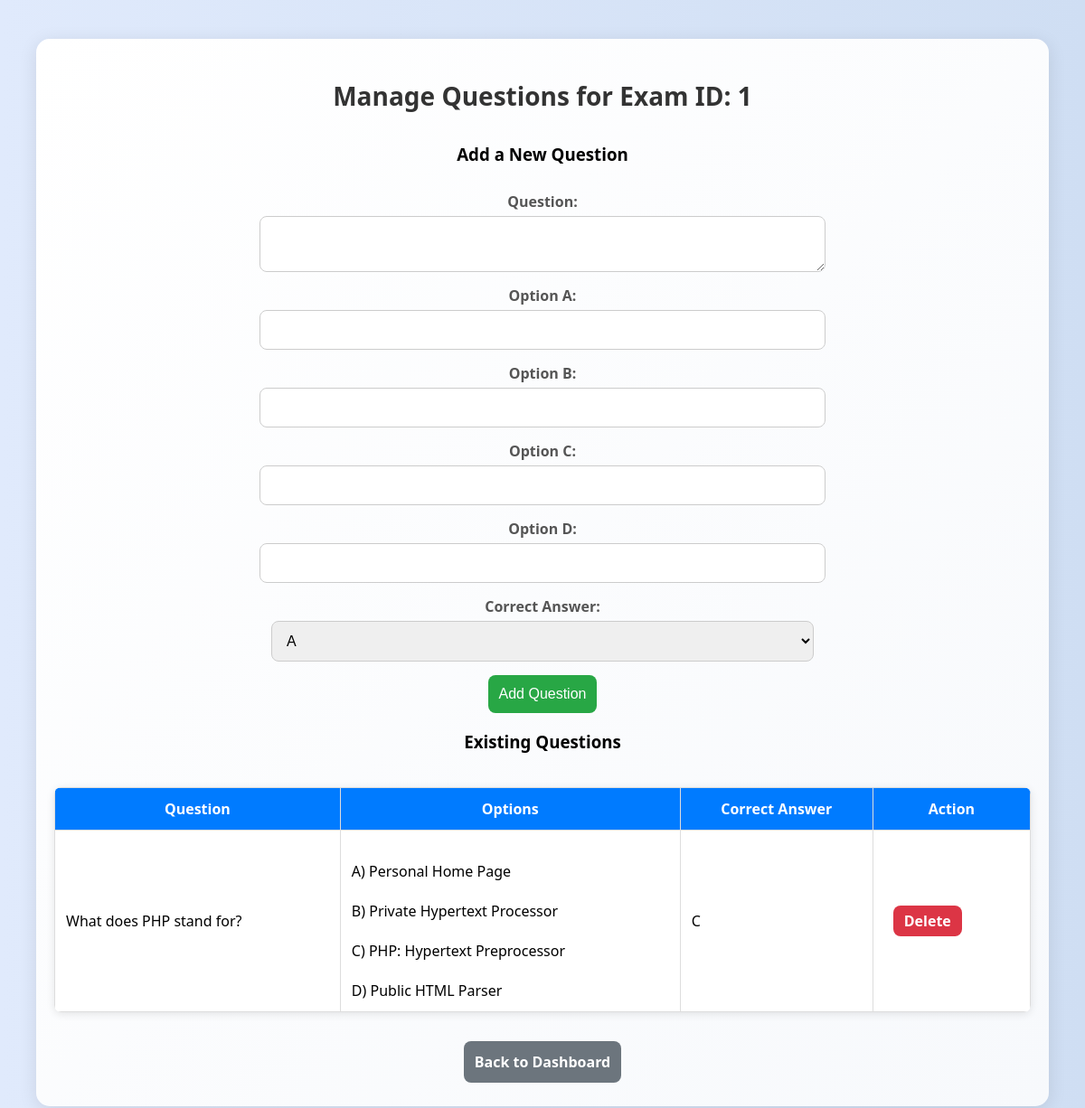
Screenshot of /admin/manage_questions.php?exam_id=1 (signed in) with the database file from the repository.
### tables this page shows
CREATE TABLE questions (
    id INT AUTO_INCREMENT PRIMARY KEY,
    exam_id INT NOT NULL,
    question_text TEXT NOT NULL,
    option_a VARCHAR(255) NOT NULL,
    option_b VARCHAR(255) NOT NULL,
    option_c VARCHAR(255) NOT NULL,
    option_d VARCHAR(255) NOT NULL,
    correct_option ENUM('A', 'B', 'C', 'D') NOT NULL,
    FOREIGN KEY (exam_id) REFERENCES exams(id) ON DELETE CASCADE
);

### admin/manage_questions.php (the view, shortened to what this page needs)
<?php
require '../includes/db.php';
$exam_id = intval($_GET['exam_id']);
$sql = "SELECT * FROM questions WHERE exam_id = ?";
$stmt = $conn->prepare($sql);
$stmt->bind_param("i", $exam_id);
$stmt->execute();
$result = $stmt->get_result();
?>
<!DOCTYPE html>
<html lang="en">
<head>
    <link rel="stylesheet" href="../assets/css/style.css">
</head>
<body>
    <div class="container">
        <h2>Manage Questions for Exam ID: <?php echo $exam_id; ?></h2>
        <h3>Add a New Question</h3>
        <form method="POST">
            <label>Question:</label>
            <textarea name="question_text" required></textarea>
            <label>Option A:</label>
            <input type="text" name="option_a" required>
            <label>Option B:</label>
            <input type="text" name="option_b" required>
            <label>Option C:</label>
            <input type="text" name="option_c" required>
            <label>Option D:</label>
            <input type="text" name="option_d" required>
            <label>Correct Answer:</label>
            <select name="correct_option">
                <option value="A">A</option>
            </select>
            <button type="submit">Add Question</button>
        </form>
        <h3>Existing Questions</h3>
        <table class="exam-list">
            <tr>
                <th>Question</th>
                <th>Options</th>
                <th>Correct Answer</th>
                <th>Action</th>
            </tr>
            <?php while ($row = $result->fetch_assoc()): ?>
                <tr>
                    <td><?php echo $row['question_text']; ?></td>
                    <td>
                        A) <?php echo $row['option_a']; ?><br>
                        B) <?php echo $row['option_b']; ?><br>
                        C) <?php echo $row['option_c']; ?><br>
                        D) <?php echo $row['option_d']; ?>
                    </td>
                    <td><?php echo $row['correct_option']; ?></td>
                    <td>
                    <a href="manage_questions.php?exam_id=<?php echo $exam_id; ?>&delete_id=<?php echo $row['id']; ?>"
                    class="delete-btn"
                    onclick="return confirm('Delete this question?');">
                    Delete
                    </a>
                    </td>
                </tr>
            <?php endwhile; ?>
        </table>
        <br>
        <a href="../admin/dashboard.php" class="back-btn">Back to Dashboard</a>
    </div>
</body>
</html>

### assets/css/style.css (style rules this page uses)
body { font-family: 'Segoe UI', Tahoma, Geneva, Verdana, sans-serif; background: linear-gradient(to right, #e0eafc, #cfdef3); margin: 0; padding: 0; display: flex; justify-content: center; align-items: center; height: 100vh; }
.container { width: 90%; max-width: 1200px; height: 90vh; background: linear-gradient(to bottom right, #ffffff, #f7f9fc); padding: 20px; border-radius: 15px; box-shadow: 0px 4px 20px rgba(0, 0, 0, 0.1); overflow-y: auto; display: flex; flex-direction: column; align-items: center; justify-content: flex-start; text-align: center; }
h1, h2 { font-size: 28px; color: #333; margin-bottom: 15px; }
a { display: inline-block; text-decoration: none; padding: 12px 18px; margin: 10px; border-radius: 8px; background-color: #007BFF; color: white; font-weight: bold; transition: background-color 0.3s, transform 0.2s; }
.exam-list { list-style-type: none; padding: 0; width: 100%; }
form { display: flex; flex-direction: column; align-items: center; width: 100%; max-width: 600px; }
label { display: block; margin-top: 10px; font-weight: bold; color: #555; }
input, select, textarea { width: 100%; padding: 12px; margin: 5px 0; border: 1px solid #ccc; border-radius: 8px; font-size: 16px; transition: border-color 0.3s; }
button { background-color: #28a745; color: white; padding: 12px; border: none; border-radius: 8px; cursor: pointer; font-size: 16px; margin-top: 10px; transition: background-color 0.3s, transform 0.2s; }
table { width: 100%; border-collapse: collapse; margin-top: 20px; background: #ffffff; box-shadow: 0px 2px 10px rgba(0, 0, 0, 0.1); border-radius: 8px; overflow: hidden; }
th, td { border: 1px solid #ddd; padding: 12px; text-align: left; }
th { background-color: #007BFF; color: white; text-align: center; }
td { background-color: #fff; }
td:nth-child(2) { white-space: pre-line; }
.delete-btn { background-color: #dc3545; color: white; padding: 6px 12px; border-radius: 8px; text-decoration: none; display: inline-block; text-align: center; }
.back-btn { background-color: #6c757d; padding: 12px; border-radius: 8px; color: white; text-decoration: none; display: inline-block; }

### rows the page displays
questions: question_text "What does PHP stand for?", option_a "Personal Home Page", option_b "Private Hypertext Processor", option_c "PHP: Hypertext Preprocessor", option_d "Public HTML Parser", correct_option "C"

### other values shown
$exam_id "1"
